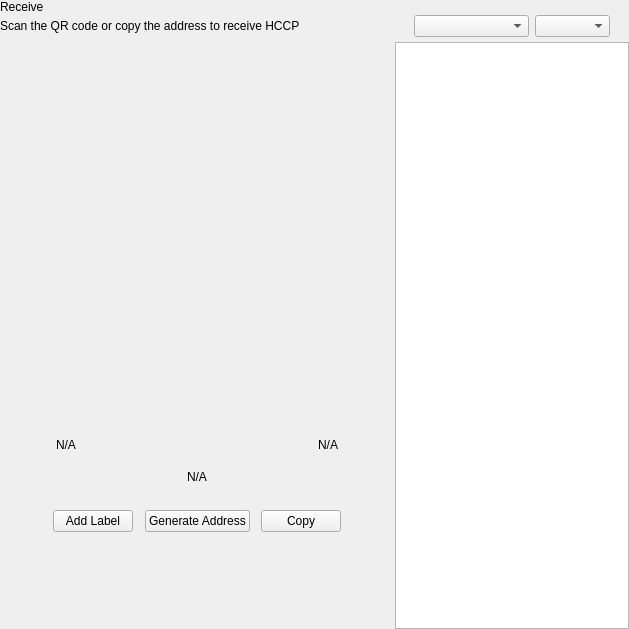
<?xml version="1.0" encoding="UTF-8"?>
<ui version="4.0">
 <class>ReceiveWidget</class>
 <widget class="QWidget" name="ReceiveWidget">
  <property name="geometry">
   <rect>
    <x>0</x>
    <y>0</y>
    <width>629</width>
    <height>629</height>
   </rect>
  </property>
  <property name="minimumSize">
   <size>
    <width>0</width>
    <height>0</height>
   </size>
  </property>
  <property name="windowTitle">
   <string>Form</string>
  </property>
  <layout class="QHBoxLayout" name="horizontalLayout_2" stretch="2,1">
   <property name="spacing">
    <number>0</number>
   </property>
   <property name="leftMargin">
    <number>0</number>
   </property>
   <property name="topMargin">
    <number>0</number>
   </property>
   <property name="rightMargin">
    <number>0</number>
   </property>
   <property name="bottomMargin">
    <number>0</number>
   </property>
   <item>
    <widget class="QWidget" name="left" native="true">
     <layout class="QVBoxLayout" name="verticalLayout_3">
      <property name="leftMargin">
       <number>0</number>
      </property>
      <property name="topMargin">
       <number>0</number>
      </property>
      <property name="rightMargin">
       <number>0</number>
      </property>
      <property name="bottomMargin">
       <number>0</number>
      </property>
      <item>
       <layout class="QVBoxLayout" name="verticalLayout_2">
        <property name="spacing">
         <number>0</number>
        </property>
        <property name="leftMargin">
         <number>0</number>
        </property>
        <item>
         <layout class="QHBoxLayout" name="horizontalLayout_3">
          <property name="spacing">
           <number>0</number>
          </property>
          <item>
           <layout class="QVBoxLayout" name="verticalLayout_4">
            <property name="spacing">
             <number>5</number>
            </property>
            <item>
             <widget class="QLabel" name="labelTitle">
              <property name="text">
               <string>Receive</string>
              </property>
             </widget>
            </item>
            <item alignment="Qt::AlignTop">
             <widget class="QLabel" name="labelSubtitle1">
              <property name="text">
               <string>Scan the QR code or copy the address to receive HCCP</string>
              </property>
             </widget>
            </item>
           </layout>
          </item>
          <item>
           <spacer name="horizontalSpacer">
            <property name="orientation">
             <enum>Qt::Horizontal</enum>
            </property>
            <property name="sizeHint" stdset="0">
             <size>
              <width>40</width>
              <height>20</height>
             </size>
            </property>
           </spacer>
          </item>
         </layout>
        </item>
        <item>
         <spacer name="verticalSpacer_2">
          <property name="orientation">
           <enum>Qt::Vertical</enum>
          </property>
          <property name="sizeType">
           <enum>QSizePolicy::Expanding</enum>
          </property>
          <property name="sizeHint" stdset="0">
           <size>
            <width>20</width>
            <height>50</height>
           </size>
          </property>
         </spacer>
        </item>
        <item alignment="Qt::AlignHCenter">
         <widget class="QWidget" name="layoutQR" native="true">
          <property name="maximumSize">
           <size>
            <width>510</width>
            <height>16777215</height>
           </size>
          </property>
          <layout class="QVBoxLayout" name="verticalLayoutQr">
           <item>
            <spacer name="verticalSpacer11">
             <property name="orientation">
              <enum>Qt::Vertical</enum>
             </property>
             <property name="sizeType">
              <enum>QSizePolicy::Fixed</enum>
             </property>
             <property name="sizeHint" stdset="0">
              <size>
               <width>20</width>
               <height>20</height>
              </size>
             </property>
            </spacer>
           </item>
           <item alignment="Qt::AlignHCenter">
            <widget class="QLabel" name="labelQrImg">
             <property name="minimumSize">
              <size>
               <width>260</width>
               <height>260</height>
              </size>
             </property>
             <property name="maximumSize">
              <size>
               <width>260</width>
               <height>260</height>
              </size>
             </property>
             <property name="text">
              <string/>
             </property>
             <property name="alignment">
              <set>Qt::AlignCenter</set>
             </property>
            </widget>
           </item>
           <item>
            <spacer name="verticalSpacer_21">
             <property name="orientation">
              <enum>Qt::Vertical</enum>
             </property>
             <property name="sizeType">
              <enum>QSizePolicy::Fixed</enum>
             </property>
             <property name="sizeHint" stdset="0">
              <size>
               <width>20</width>
               <height>30</height>
              </size>
             </property>
            </spacer>
           </item>
           <item>
            <widget class="QWidget" name="widget" native="true">
             <property name="minimumSize">
              <size>
               <width>0</width>
               <height>0</height>
              </size>
             </property>
             <layout class="QHBoxLayout" name="horizontalLayout_5">
              <item>
               <widget class="QLabel" name="labelLabel">
                <property name="text">
                 <string notr="true">N/A</string>
                </property>
               </widget>
              </item>
              <item>
               <spacer name="horizontalSpacer_2">
                <property name="orientation">
                 <enum>Qt::Horizontal</enum>
                </property>
                <property name="sizeHint" stdset="0">
                 <size>
                  <width>141</width>
                  <height>20</height>
                 </size>
                </property>
               </spacer>
              </item>
              <item>
               <widget class="QLabel" name="labelDate">
                <property name="text">
                 <string notr="true">N/A</string>
                </property>
                <property name="alignment">
                 <set>Qt::AlignRight|Qt::AlignTrailing|Qt::AlignVCenter</set>
                </property>
               </widget>
              </item>
             </layout>
            </widget>
           </item>
           <item>
            <widget class="QLabel" name="labelAddress">
             <property name="sizePolicy">
              <sizepolicy hsizetype="Expanding" vsizetype="Preferred">
               <horstretch>0</horstretch>
               <verstretch>0</verstretch>
              </sizepolicy>
             </property>
             <property name="minimumSize">
              <size>
               <width>300</width>
               <height>0</height>
              </size>
             </property>
             <property name="text">
              <string notr="true">N/A</string>
             </property>
             <property name="alignment">
              <set>Qt::AlignCenter</set>
             </property>
            </widget>
           </item>
           <item>
            <spacer name="verticalSpacer_4">
             <property name="orientation">
              <enum>Qt::Vertical</enum>
             </property>
             <property name="sizeType">
              <enum>QSizePolicy::Fixed</enum>
             </property>
             <property name="sizeHint" stdset="0">
              <size>
               <width>20</width>
               <height>20</height>
              </size>
             </property>
            </spacer>
           </item>
           <item>
            <layout class="QHBoxLayout" name="horizontalLayout_4">
             <item alignment="Qt::AlignHCenter">
              <widget class="QPushButton" name="pushButtonLabel">
               <property name="focusPolicy">
                <enum>Qt::NoFocus</enum>
               </property>
               <property name="text">
                <string>Add Label</string>
               </property>
              </widget>
             </item>
             <item alignment="Qt::AlignHCenter">
              <widget class="QPushButton" name="pushButtonNewAddress">
               <property name="focusPolicy">
                <enum>Qt::NoFocus</enum>
               </property>
               <property name="text">
                <string>Generate Address</string>
               </property>
              </widget>
             </item>
             <item alignment="Qt::AlignHCenter">
              <widget class="QPushButton" name="pushButtonCopy">
               <property name="focusPolicy">
                <enum>Qt::NoFocus</enum>
               </property>
               <property name="text">
                <string>Copy</string>
               </property>
              </widget>
             </item>
            </layout>
           </item>
           <item>
            <spacer name="verticalSpacer_3">
             <property name="orientation">
              <enum>Qt::Vertical</enum>
             </property>
             <property name="sizeType">
              <enum>QSizePolicy::Expanding</enum>
             </property>
             <property name="sizeHint" stdset="0">
              <size>
               <width>20</width>
               <height>20</height>
              </size>
             </property>
            </spacer>
           </item>
          </layout>
         </widget>
        </item>
        <item>
         <spacer name="verticalSpacer">
          <property name="orientation">
           <enum>Qt::Vertical</enum>
          </property>
          <property name="sizeHint" stdset="0">
           <size>
            <width>20</width>
            <height>40</height>
           </size>
          </property>
         </spacer>
        </item>
       </layout>
      </item>
     </layout>
    </widget>
   </item>
   <item>
    <widget class="QWidget" name="right" native="true">
     <layout class="QVBoxLayout" name="verticalLayout_5">
      <property name="spacing">
       <number>0</number>
      </property>
      <property name="leftMargin">
       <number>1</number>
      </property>
      <property name="topMargin">
       <number>0</number>
      </property>
      <property name="rightMargin">
       <number>0</number>
      </property>
      <property name="bottomMargin">
       <number>0</number>
      </property>
      <item>
       <layout class="QVBoxLayout" name="container_right">
        <property name="spacing">
         <number>0</number>
        </property>
        <property name="leftMargin">
         <number>0</number>
        </property>
        <property name="rightMargin">
         <number>0</number>
        </property>
        <item>
         <layout class="QVBoxLayout" name="verticalLayout">
          <property name="spacing">
           <number>6</number>
          </property>
          <property name="leftMargin">
           <number>19</number>
          </property>
          <property name="rightMargin">
           <number>19</number>
          </property>
          <item>
           <widget class="OptionButton" name="btnRequest" native="true"/>
          </item>
          <item>
           <widget class="OptionButton" name="btnMyAddresses" native="true">
            <property name="sizePolicy">
             <sizepolicy hsizetype="Preferred" vsizetype="Minimum">
              <horstretch>0</horstretch>
              <verstretch>0</verstretch>
             </sizepolicy>
            </property>
           </widget>
          </item>
         </layout>
        </item>
        <item>
         <widget class="QWidget" name="sortWidget" native="true">
          <layout class="QHBoxLayout" name="horizontalLayout_6">
           <property name="leftMargin">
            <number>19</number>
           </property>
           <property name="rightMargin">
            <number>19</number>
           </property>
           <property name="bottomMargin">
            <number>5</number>
           </property>
           <item>
            <spacer name="horizontalSpacer_3">
             <property name="orientation">
              <enum>Qt::Horizontal</enum>
             </property>
             <property name="sizeHint" stdset="0">
              <size>
               <width>40</width>
               <height>20</height>
              </size>
             </property>
            </spacer>
           </item>
           <item>
            <widget class="QComboBox" name="comboBoxSort">
             <property name="sizePolicy">
              <sizepolicy hsizetype="Preferred" vsizetype="Fixed">
               <horstretch>0</horstretch>
               <verstretch>0</verstretch>
              </sizepolicy>
             </property>
             <property name="minimumSize">
              <size>
               <width>115</width>
               <height>0</height>
              </size>
             </property>
            </widget>
           </item>
           <item>
            <widget class="QComboBox" name="comboBoxSortOrder">
             <property name="sizePolicy">
              <sizepolicy hsizetype="Preferred" vsizetype="Fixed">
               <horstretch>0</horstretch>
               <verstretch>0</verstretch>
              </sizepolicy>
             </property>
             <property name="minimumSize">
              <size>
               <width>75</width>
               <height>0</height>
              </size>
             </property>
            </widget>
           </item>
          </layout>
         </widget>
        </item>
        <item>
         <widget class="QListView" name="listViewAddress"/>
        </item>
       </layout>
      </item>
     </layout>
    </widget>
   </item>
  </layout>
 </widget>
 <customwidgets>
  <customwidget>
   <class>OptionButton</class>
   <extends>QWidget</extends>
   <header>qt/pivx/optionbutton.h</header>
   <container>1</container>
  </customwidget>
 </customwidgets>
 <resources/>
 <connections/>
</ui>
